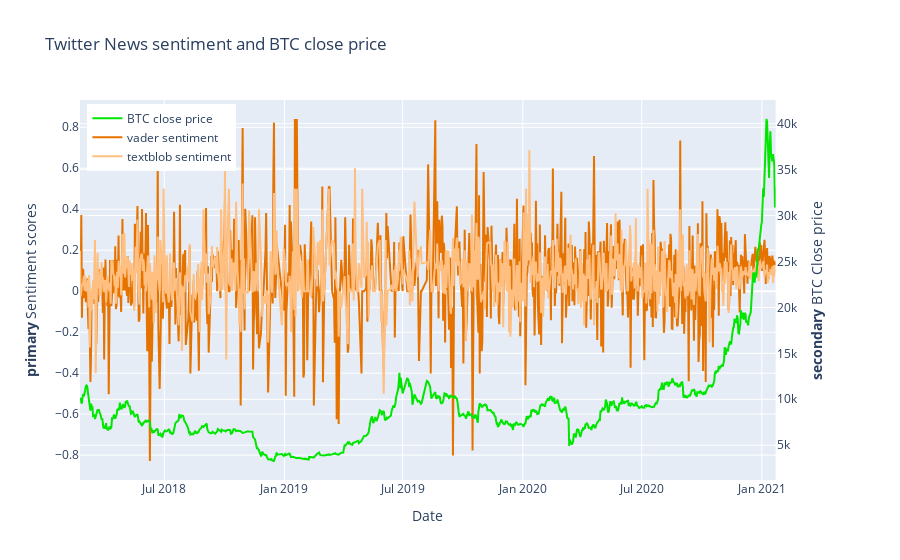

The notebook cell saved with this chart:
### Code cell
# Graph on News Sentiment against BTC price

import plotly.graph_objects as go
from plotly.subplots import make_subplots

# Create figure with secondary y-axis
fig = make_subplots(specs=[[{"secondary_y": True}]])

# Add traces

fig.add_trace(
    go.Scatter(x=news_sentiment.Date, y=news_sentiment.Close, name="BTC close price",line=dict(color="#00e600")),
    secondary_y=True,
)

fig.add_trace(
    go.Scatter(x=news_sentiment.Date, y=news_sentiment.vader_compound, name="vader sentiment",line=dict(color="#e67300")),
    secondary_y=False,
)


fig.add_trace(
    go.Scatter(x=news_sentiment.Date, y=news_sentiment.textblob, name="textblob sentiment",line=dict(color="#ffbf80")),
    secondary_y=False,
)


# Add figure title
fig.update_layout(
    title_text="Twitter News sentiment and BTC close price"
)

fig.update_layout(legend=dict(
    yanchor="top",
    y=0.99,
    xanchor="left",
    x=0.01
))

# Set x-axis title
fig.update_xaxes(title_text="Date")

# Set y-axes titles
fig.update_yaxes(title_text="<b>primary</b> Sentiment scores", secondary_y=False)
fig.update_yaxes(title_text="<b>secondary</b> BTC Close price", secondary_y=True)

fig.show()

### Figure 1 — Plotly figure (JSON) as saved in the notebook; plotly's stock layout.template omitted (floating-point values rounded to 4 significant figures; data arrays with more than 128 entries replaced by an {"elided": "..."} marker saying what was removed)
{"data": [{"line": {"color": "#00e600"}, "name": "BTC close price", "type": "scatter", "x": {"elided": "887 str values"}, "xaxis": "x", "y": {"elided": "887 float values"}, "yaxis": "y2"}, {"line": {"color": "#e67300"}, "name": "vader sentiment", "type": "scatter", "x": {"elided": "887 str values"}, "xaxis": "x", "y": {"elided": "887 float values"}, "yaxis": "y"}, {"line": {"color": "#ffbf80"}, "name": "textblob sentiment", "type": "scatter", "x": {"elided": "887 str values"}, "xaxis": "x", "y": {"elided": "887 float values"}, "yaxis": "y"}], "layout": {"legend": {"x": 0.01, "xanchor": "left", "y": 0.99, "yanchor": "top"}, "title": {"text": "Twitter News sentiment and BTC close price"}, "xaxis": {"anchor": "y", "domain": [0, 0.94], "title": {"text": "Date"}}, "yaxis": {"anchor": "x", "domain": [0, 1], "title": {"text": "<b>primary</b> Sentiment scores"}}, "yaxis2": {"anchor": "x", "overlaying": "y", "side": "right", "title": {"text": "<b>secondary</b> BTC Close price"}}}}
